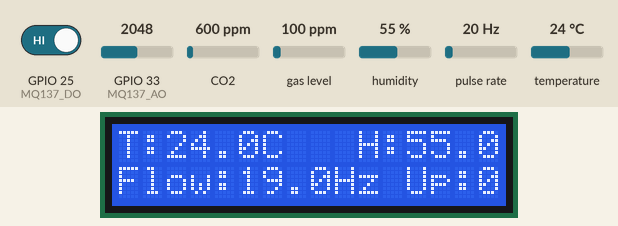
A program run on a simulated ESP32. Parts: 16×2 character LCD. Wiring (inferred from the names in the program): pulse sensor: data GPIO 27. The inputs (shaded band) are chosen by the test bench; at power-on: pulse rate 20 Hz, temperature 24 °C, GPIO 25 (MQ137_DO) HIGH, humidity 55 %, GPIO 33 (MQ137_AO) = 2048, CO2 600 ppm, gas level 100 ppm (analog values on the 0–4095 scale). WiFi joins after 1.5 s; servers stay silent unless stated; uploads are accepted with an empty reply; what the program prints to the serial monitor is not drawn.

Above: at 5.1 s.
5.2 s: pulse rate (sensor on GPIO 27) set to 4 Hz
At 8.4 s:
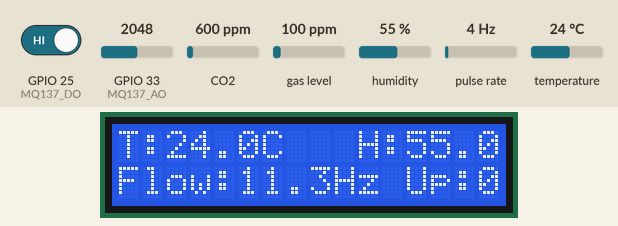
11.9 s: temperature set to 41 °C
At 14.0 s:
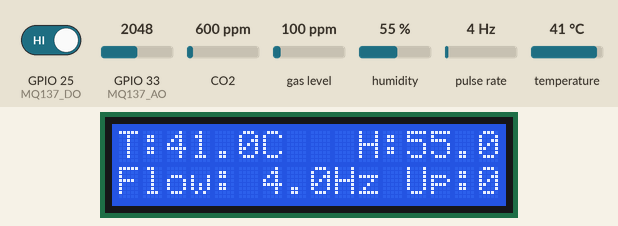
14.9 s: GPIO 25 (MQ137_DO) driven LOW
22.4 s: humidity set to 22 %
At 26.6 s:
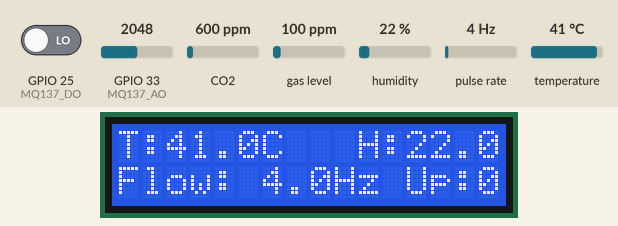
26.9 s: pulse rate (sensor on GPIO 27) set to 50 Hz
At 29.8 s:
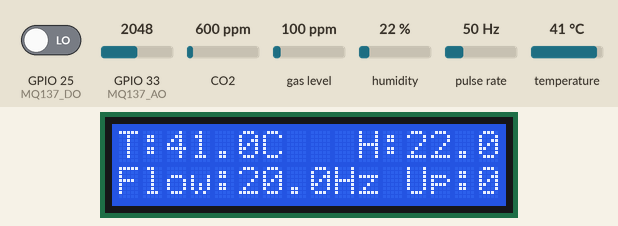
33.0 s: temperature set to 12 °C
At 35.3 s:
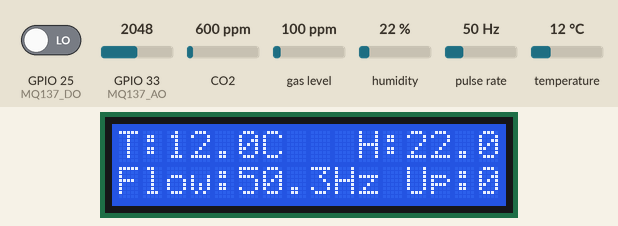
Timing chart, 0 to 36.8 s (numbered marks = the images above; inputs shaded):
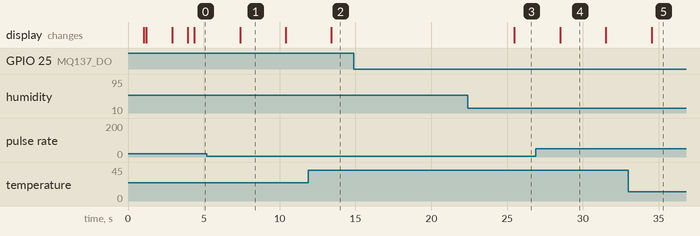

The program:

main.cpp
```cpp
// =====================================================================
// ESP32 — MODULE 1: Air Quality, Gas, Flow & 2004 LCD System
// =====================================================================
//  Sensor         GPIO / Interface    Measurement
//  ------------   ----------------   --------------------------------
//  DHT11          GPIO 4             Temperature, Humidity, HeatIndex
//  MQ-137         GPIO 33 (AO)       Ammonia NH3 (ppm) [0.0 ppm baseline]
//                 GPIO 25 (DO)       Threshold Alert
//  FS200A         GPIO 27 (INT)      Air/Water Flow
//  CCS811         Wire1: SDA=17      eCO2 (ppm), TVOC (ppb)
//                        SCL=16
//  2004 I2C LCD   Wire:  SDA=19      20x4 Real-time Local Display
//                        SCL=18
// =====================================================================

#include <Arduino.h>
#include <Wire.h>
#include <SPI.h>
#include <DHT.h>
#include <WiFi.h>
#include <HTTPClient.h>
#include <WiFiClientSecure.h>
#include <Adafruit_CCS811.h>
#include <LiquidCrystal_I2C.h>

// =====================================================================
//  1. DHT11 — Temperature & Humidity (GPIO 4)
// =====================================================================
#define DHTPIN   4
#define DHTTYPE  DHT11
DHT dht(DHTPIN, DHTTYPE);

// =====================================================================
//  2. MQ-137 — Ammonia Gas Sensor (GPIO 33 AO / GPIO 25 DO)
// =====================================================================
#define MQ137_AO  33
#define MQ137_DO  25
float   mq137Baseline   = 0.0f;
bool    mq137Warmed     = false;
unsigned long mq137WarmStart = 0;
const unsigned long MQ137_WARMUP = 30000UL;

// =====================================================================
//  3. FS200A Flow Sensor (GPIO 27, Interrupt)
// =====================================================================
#define FLOW_PIN  27
const float PULSES_PER_L = 7.5f;
volatile unsigned long flowPulses = 0;
float totalVolume = 0.0f;
void IRAM_ATTR flowISR() { flowPulses++; }

// =====================================================================
//  4. CCS811 — I2C Bus 1 (Wire1: SDA=17, SCL=16)
// =====================================================================
Adafruit_CCS811 ccs;
bool    ccsOK    = false;
uint16_t ccsECO2 = 400, ccsTVOC = 0;

// =====================================================================
//  5. 2004 Character LCD (Wire: SDA=19, SCL=18, Auto-Detect 0x27 / 0x3F)
// =====================================================================
#define LCD_SDA_PIN  19
#define LCD_SCL_PIN  18
LiquidCrystal_I2C lcd(0x27, 20, 4);
bool lcd_available = false;

// =====================================================================
//  WiFi & ThingsBoard
// =====================================================================
const char* WIFI_SSID = "Meeting Room";
const char* WIFI_PASS = "Shahid786$$";
const char* TB_HOST   = "https://things.digitalm.cloud";
const char* TB_TOKEN  = "52kqr3ax2flcp0gdy56s";

// =====================================================================
//  Timing
// =====================================================================
const unsigned long INTERVAL = 3000UL;
unsigned long lastLog = 0;
unsigned long loopCount = 0;

// =====================================================================
//  Helpers
// =====================================================================
String uptime() {
    unsigned long s = millis() / 1000;
    unsigned long h = s / 3600; s %= 3600;
    unsigned long m = s / 60;   s %= 60;
    char b[12]; snprintf(b, sizeof(b), "%02lu:%02lu:%02lu", h, m, s);
    return String(b);
}

int avgADC(int pin, int n = 10) {
    long sum = 0;
    for (int i = 0; i < n; i++) { sum += analogRead(pin); delay(5); }
    return (int)(sum / n);
}

// Status Labels
const char* nh3Label(float p, bool w) {
    if (!w)         return "WARMING UP";
    if (p <   5.0f) return "CLEAN";
    if (p <  25.0f) return "LOW";
    if (p <  50.0f) return "MODERATE";
    if (p < 100.0f) return "HIGH";
    return                  "DANGER";
}
const char* flowLabel(float hz) {
    if (hz == 0)    return "NO FLOW";
    if (hz < 5.0f)  return "VERY LOW";
    if (hz < 15.0f) return "LOW";
    if (hz < 35.0f) return "MODERATE";
    return                  "HIGH";
}
const char* co2Label(uint16_t v) {
    if (v <  600)   return "EXCELLENT";
    if (v < 1000)   return "GOOD";
    if (v < 1500)   return "MODERATE";
    if (v < 2500)   return "POOR";
    return                  "HAZARDOUS";
}
const char* tvocLabel(uint16_t v) {
    if (v <  220)   return "LOW";
    if (v <  660)   return "MODERATE";
    if (v < 2200)   return "HIGH";
    return                  "VERY HIGH";
}

// =====================================================================
//  WiFi
// =====================================================================
void connectWiFi() {
    if (WiFi.status() == WL_CONNECTED) return;
    WiFi.disconnect(true); delay(200);
    WiFi.mode(WIFI_STA);
    WiFi.begin(WIFI_SSID, WIFI_PASS);
    int n = 0;
    while (WiFi.status() != WL_CONNECTED && n++ < 20) {
        delay(500); Serial.print('.');
    }
    Serial.println(WiFi.status() == WL_CONNECTED
        ? " Connected!" : " Pending...");
}

// =====================================================================
//  MQ-137 Read (0.0 ppm Baseline Calibration)
// =====================================================================
float readMQ137(float &V) {
    int raw = avgADC(MQ137_AO);
    V = (raw / 4095.0f) * 3.3f;
    if (!mq137Warmed) {
        if (millis() - mq137WarmStart >= MQ137_WARMUP) {
            mq137Baseline = max(V, 0.10f);
            mq137Warmed = true;
        } else {
            mq137Baseline = (mq137Baseline == 0) ? V
                          : mq137Baseline * 0.95f + V * 0.05f;
            return 0.0f;
        }
    }
    if (V <= mq137Baseline) return 0.0f;
    float r = (V - mq137Baseline) / (3.3f - mq137Baseline);
    return constrain(r * 500.0f, 0.0f, 500.0f);
}

// =====================================================================
//  CCS811 Init
// =====================================================================
bool initCCS() {
    if (ccs.begin(0x5A, &Wire1)) { ccsOK = true; return true; }
    if (ccs.begin(0x5B, &Wire1)) { ccsOK = true; return true; }
    return false;
}

// =====================================================================
//  ThingsBoard — send all 16 keys
// =====================================================================
void sendTelemetry(float tC, float tF, float hum, float hi,
                   float nh3, const char* nh3Lv, float mq137V, bool alert,
                   unsigned long pulses, float flowHz, float vol, const char* flowLv,
                   uint16_t eco2, const char* co2Lv, uint16_t tvoc, const char* tvocLv) {
    if (WiFi.status() != WL_CONNECTED) {
        Serial.println(F(" Skipped (WiFi offline)"));
        return;
    }
    String url = String(TB_HOST) + "/api/v1/" + TB_TOKEN + "/telemetry";
    WiFiClientSecure client; client.setInsecure();
    HTTPClient https; https.setTimeout(8000);
    if (!https.begin(client, url)) {
        Serial.println(F(" Error starting HTTPS"));
        return;
    }
    https.addHeader("Content-Type", "application/json");
    String p = "{";
    p += "\"temperature\":"    + String(tC, 1);
    p += ",\"temperatureF\":"  + String(tF, 1);
    p += ",\"humidity\":"      + String(hum, 1);
    p += ",\"heatIndex\":"     + String(hi, 1);
    p += ",\"nh3PPM\":"        + String(nh3, 1);
    p += ",\"nh3Level\":\""    + String(nh3Lv) + "\"";
    p += ",\"mq137V\":"        + String(mq137V, 3);
    p += ",\"nh3Alert\":"      + String(alert ? 1 : 0);
    p += ",\"flowPulses\":"    + String(pulses);
    p += ",\"flowHz\":"        + String(flowHz, 2);
    p += ",\"flowVolume\":"    + String(vol, 2);
    p += ",\"flowStatus\":\""  + String(flowLv) + "\"";
    p += ",\"eCO2\":"          + String(eco2);
    p += ",\"eco2Status\":\""  + String(co2Lv) + "\"";
    p += ",\"tvoc\":"          + String(tvoc);
    p += ",\"tvocStatus\":\""  + String(tvocLv) + "\"";
    p += "}";
    int code = https.POST(p);
    if (code > 0) {
        Serial.printf(" HTTP %d\n", code);
    } else {
        Serial.printf(" Failed: %s\n", https.errorToString(code).c_str());
    }
    https.end();
}

// =====================================================================
//  Print separator line (60 chars)
// =====================================================================
void printLine(char c = '-') {
    for (int i = 0; i < 60; i++) Serial.print(c);
    Serial.println();
}

// =====================================================================
//  Setup
// =====================================================================
void setup() {
    Serial.begin(115200);
    delay(1000);

    printLine('=');
    Serial.println(F("  ESP32 MODULE 1: AIR QUALITY, GAS & 2004 LCD SYSTEM"));
    printLine('=');
    Serial.println(F("  Sensors: DHT11 (GPIO 4) | MQ-137 (GPIO 33/25)"));
    Serial.println(F("           FS200A (GPIO 27) | CCS811 (Wire1: SDA=17, SCL=16)"));
    Serial.println(F("  Display: 2004 I2C LCD (Wire: SDA=19, SCL=18)"));
    Serial.println(F("  Cloud  : ThingsBoard"));
    printLine('=');

    analogReadResolution(12);
    analogSetAttenuation(ADC_11db);

    // 1. DHT11
    dht.begin();
    Serial.println(F("  [OK] DHT11    -> GPIO 4"));

    // 2. MQ-137
    pinMode(MQ137_AO, INPUT);
    pinMode(MQ137_DO, INPUT);
    mq137WarmStart = millis();
    Serial.println(F("  [OK] MQ-137   -> GPIO 33 (AO) / GPIO 25 (DO) [warming up...]"));

    // 3. FS200A
    pinMode(FLOW_PIN, INPUT_PULLUP);
    attachInterrupt(digitalPinToInterrupt(FLOW_PIN), flowISR, FALLING);
    Serial.println(F("  [OK] FS200A   -> GPIO 27 (Interrupt)"));

    // 4. Initialize 2004 I2C LCD on Dedicated Wire (SDA=19, SCL=18)
    Wire.begin(LCD_SDA_PIN, LCD_SCL_PIN);
    Serial.print(F("  [..] 2004 I2C LCD (Dedicated SDA=19, SCL=18)... "));
    byte lcdAddr = 0;
    Wire.beginTransmission(0x27);
    if (Wire.endTransmission() == 0) lcdAddr = 0x27;
    else {
        Wire.beginTransmission(0x3F);
        if (Wire.endTransmission() == 0) lcdAddr = 0x3F;
    }
    if (lcdAddr != 0) {
        lcd = LiquidCrystal_I2C(lcdAddr, 20, 4);
        lcd.init();
        lcd.backlight();
        lcd.clear();
        lcd.setCursor(0, 0);
        lcd.print(F("ESP32 MONITOR SYSTEM"));
        lcd.setCursor(0, 1);
        lcd.print(F("MODULE 1: AIR QUALITY"));
        lcd.setCursor(0, 2);
        lcd.print(F("WiFi Connecting...  "));
        lcd.setCursor(0, 3);
        lcd.print(F("Please wait...      "));
        lcd_available = true;
        Serial.printf("ONLINE at 0x%02X [OK]\n", lcdAddr);
    } else {
        Serial.println(F("OFFLINE (Check SDA=19, SCL=18, VCC=5V, GND)"));
    }

    // 5. CCS811 on I2C Bus 1 (Wire1: SDA=17, SCL=16)
    Wire1.begin(17, 16, 50000);
    Wire1.setTimeOut(3000);
    Serial.print(F("  [..] CCS811   -> Wire1 SDA=17 SCL=16 ... "));
    if (initCCS()) {
        Serial.println(F("ONLINE [OK]"));
    } else {
        Serial.println(F("OFFLINE - Check WAK->GND, RST->3.3V"));
    }

    // 6. WiFi
    Serial.print(F("  [..] WiFi     Connecting"));
    connectWiFi();

    if (lcd_available) {
        lcd.setCursor(0, 2);
        if (WiFi.status() == WL_CONNECTED) {
            lcd.print(F("WiFi: Connected!    "));
        } else {
            lcd.print(F("WiFi: Offline       "));
        }
        delay(1000);
        lcd.clear();
    }

    printLine('=');
    Serial.println();
}

// =====================================================================
//  Loop
// =====================================================================
void loop() {
    connectWiFi();
    if (!ccsOK) initCCS();

    unsigned long now = millis();
    if (now - lastLog < INTERVAL) { delay(50); return; }
    lastLog = now;
    loopCount++;

    // ---- 1. FS200A ----
    noInterrupts();
    unsigned long pulses = flowPulses; flowPulses = 0;
    interrupts();
    float flowHz  = pulses / (INTERVAL / 1000.0f);
    totalVolume  += pulses / PULSES_PER_L;

    // ---- 2. DHT11 ----
    float hum  = dht.readHumidity();
    float tC   = dht.readTemperature();
    float tF   = dht.readTemperature(true);
    if (isnan(hum) || isnan(tC)) { hum = 50; tC = 25; tF = 77; }
    float hi   = dht.computeHeatIndex(tC, hum, false);

    // ---- 3. MQ-137 ----
    float mq137V = 0;
    float nh3    = readMQ137(mq137V);
    bool  alert  = (digitalRead(MQ137_DO) == LOW);

    // ---- 4. CCS811 ----
    if (ccsOK) {
        ccs.setEnvironmentalData(hum, tC);
        if (ccs.available() && !ccs.readData()) {
            ccsECO2 = ccs.geteCO2();
            ccsTVOC = ccs.getTVOC();
        }
    }

    // =====================================================================
    //  Professional Serial Output
    // =====================================================================
    Serial.println();
    printLine('=');
    Serial.printf("  READING #%-4lu  |  UPTIME: %s  |  WiFi: %s\n",
        loopCount, uptime().c_str(),
        WiFi.status() == WL_CONNECTED ? WiFi.localIP().toString().c_str() : "Connecting...");
    printLine('=');

    // DHT11
    Serial.println(F("  TEMPERATURE & HUMIDITY  [DHT11 - GPIO 4]"));
    printLine();
    Serial.printf("    Temperature  :  %5.1f C   (%5.1f F)\n", tC, tF);
    Serial.printf("    Humidity     :  %5.1f %%\n", hum);
    Serial.printf("    Heat Index   :  %5.1f C\n", hi);
    printLine();

    // MQ-137
    Serial.println(F("  AMMONIA GAS  [MQ-137 - GPIO 33/25]"));
    printLine();
    Serial.printf("    NH3 Level    :  %6.1f ppm   [%s]\n",
                  nh3, nh3Label(nh3, mq137Warmed));
    Serial.printf("    Voltage      :  %6.3f V\n", mq137V);
    Serial.printf("    DO Alert     :  %s\n", alert ? "YES - THRESHOLD EXCEEDED!" : "No");
    if (!mq137Warmed) {
        unsigned long remain = (MQ137_WARMUP - (now - mq137WarmStart)) / 1000;
        Serial.printf("    Warm-up      :  %lu seconds remaining\n", remain);
    }
    printLine();

    // FS200A
    Serial.println(F("  FLOW SENSOR  [FS200A - GPIO 27]"));
    printLine();
    Serial.printf("    Frequency    :  %6.2f Hz\n", flowHz);
    Serial.printf("    Total Volume :  %6.2f L-eq\n", totalVolume);
    Serial.printf("    Status       :  %s\n", flowLabel(flowHz));
    printLine();

    // CCS811
    Serial.printf("  CO2 & TVOC  [CCS811 - Wire1 SDA=17 SCL=16]  %s\n",
                  ccsOK ? "" : "  [OFFLINE]");
    printLine();
    if (ccsOK) {
        Serial.printf("    eCO2         :  %5u ppm   [%s]\n",
                      ccsECO2, co2Label(ccsECO2));
        Serial.printf("    TVOC         :  %5u ppb   [%s]\n",
                      ccsTVOC, tvocLabel(ccsTVOC));
    } else {
        Serial.println(F("    Check: WAK->GND, RST->3.3V, SDA=17, SCL=16"));
    }
    printLine();

    // ThingsBoard
    Serial.print(F("  CLOUD -> ThingsBoard  (16 keys) ..."));
    sendTelemetry(tC, tF, hum, hi,
                  nh3, nh3Label(nh3, mq137Warmed), mq137V, alert,
                  pulses, flowHz, totalVolume, flowLabel(flowHz),
                  ccsECO2, co2Label(ccsECO2), ccsTVOC, tvocLabel(ccsTVOC));

    printLine('=');

    // =====================================================================
    //  2004 Character LCD Update (Live Screen)
    // =====================================================================
    if (lcd_available) {
        char buf[21];

        // Line 0: Temperature & Humidity
        snprintf(buf, sizeof(buf), "T:%4.1fC   H:%4.1f%%   ", tC, hum);
        lcd.setCursor(0, 0);
        lcd.print(buf);

        // Line 1: CO2 & Status
        snprintf(buf, sizeof(buf), "CO2:%4uppm [%-7s] ", ccsECO2, co2Label(ccsECO2));
        lcd.setCursor(0, 1);
        lcd.print(buf);

        // Line 2: TVOC & Ammonia (NH3)
        snprintf(buf, sizeof(buf), "TVOC:%4u  NH3:%4.1fp", ccsTVOC, nh3);
        lcd.setCursor(0, 2);
        lcd.print(buf);

        // Line 3: Flow & Uptime / WiFi
        if (WiFi.status() == WL_CONNECTED) {
            snprintf(buf, sizeof(buf), "Flow:%4.1fHz Up:%s", flowHz, uptime().c_str());
        } else {
            snprintf(buf, sizeof(buf), "WiFi: Offline       ");
        }
        lcd.setCursor(0, 3);
        lcd.print(buf);
    }
}
```

Measured:
- after the input at 11.9 s, the display: changes after 1.5 s (image 2)
- after the input at 14.9 s, every drawn part: stays the same
- after the input at 22.4 s, the display: changes after 3.1 s (image 3)
- after the input at 26.9 s, the display: changes after 1.6 s (image 4)
- after the input at 33.0 s, the display: changes after 1.5 s (image 5)
- what the display in image 1 shows lasts 3.0 s, from 7.4 s to 10.4 s
